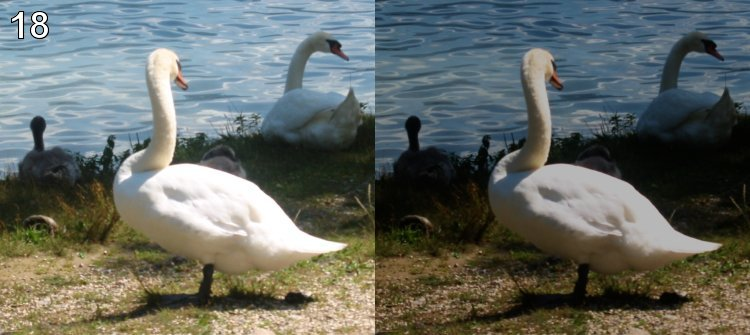
#> input picture l18/balloons.jpg, 750 x 335 px, found by its file name
$ python l18_difference.py   (Python 2 division)
#> lines starting #> are read from the running program, lines starting #| are printed output that depends on the picture
import PIL
from PIL import Image
import operator

im = Image.open("C:/balloons.jpg")
#> im is the input picture: PIL image 750x335 RGB; mean R, G, B 100.5, 105.4, 99.9
width, height = im.size
#> width = 750; height = 335

l = list(im.getdata())
#> l = 251250 items

lleft  = []
lright = []

for y in range(height):
    lleft.extend(l[y*width : y*width + width/2])
    lright.extend(l[y*width + width/2 : y*width + width])
#> after the loop, lleft = 125625 items; lright = 125625 items

imL = Image.new("RGB", (width/2, height))
#> imL: PIL image 375x335 RGB; every value is 0
imR = Image.new("RGB", (width/2, height))

imL.putdata(lleft)
imR.putdata(lright)
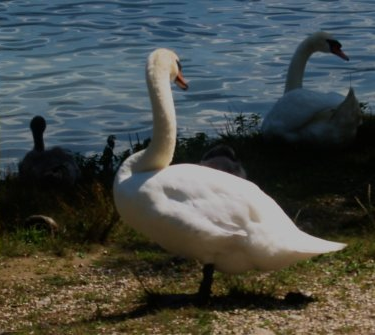
#> imR: PIL image 375x335 RGB; mean R, G, B 70.6, 75.1, 71.8

imL.save("C:/left.jpg")
imR.save("C:/right.jpg")

imLDiff = Image.new("RGB", (width/2, height))
imRDiff = Image.new("RGB", (width/2, height))
imAbsDiff = Image.new("RGB", (width/2, height))
imXor   = Image.new("RGB", (width/2, height))
imRedDiff   = Image.new("RGB", (width/2, height))
imGreenDiff = Image.new("RGB", (width/2, height))
imBlueDiff  = Image.new("RGB", (width/2, height))
imTest  = Image.new("RGB", (width/2, height))

lLDiff = [(r1-r2, g1-g2, b1-b2) for (r1,g1,b1), (r2,g2,b2) in zip(lleft, lright)]
#> lLDiff = 125625 items
lRDiff = [(r2-r1, g2-g1, b2-b1) for (r1,g1,b1), (r2,g2,b2) in zip(lleft, lright)]
#> lRDiff = 125625 items
lAbsDiff = [(abs(r1-r2), abs(g1-g2), abs(b1-b2)) for (r1,g1,b1), (r2,g2,b2) in zip(lleft, lright)]
#> lAbsDiff = 125625 items
lXor   = [(r2^r1, g2^g1, b2^b1) for (r1,g1,b1), (r2,g2,b2) in zip(lleft, lright)]
#> lXor = 125625 items
lRedDiff   = [(r1-r2, 0, 0) for (r1,g1,b1), (r2,g2,b2) in zip(lleft, lright)]
#> lRedDiff = 125625 items
lGreenDiff = [(0, g1-g2, 0) for (r1,g1,b1), (r2,g2,b2) in zip(lleft, lright)]
#> lGreenDiff = 125625 items
lBlueDiff  = [(0, 0, b1-b2) for (r1,g1,b1), (r2,g2,b2) in zip(lleft, lright)]
#> lBlueDiff = 125625 items
lTest  = [(0,0,0)] * len(lLDiff)
#> lTest = 125625 items
for i in range(len(lTest)):
    if lleft[i] != lright[i]:
        lTest[i] = lleft[i]

imLDiff.putdata(lLDiff)
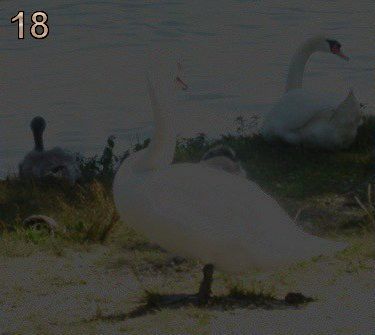
#> imLDiff: PIL image 375x335 RGB; mean R, G, B 59.8, 60.8, 56.3
imRDiff.putdata(lRDiff)
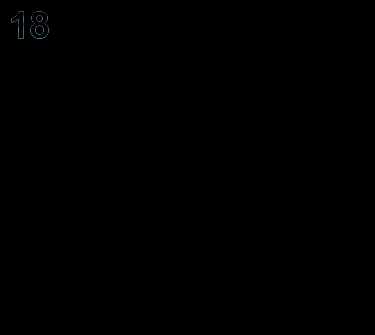
#> imRDiff: PIL image 375x335 RGB; mean R, G, B 0.1, 0.1, 0.1
imAbsDiff.putdata(lAbsDiff)
imXor.putdata(lXor)
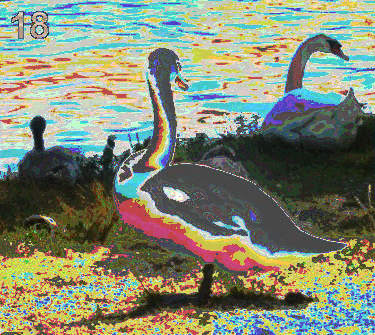
#> imXor: PIL image 375x335 RGB; mean R, G, B 130.3, 137.2, 116
imRedDiff.putdata(lRedDiff)
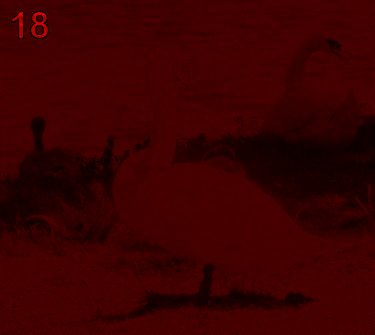
#> imRedDiff: PIL image 375x335 RGB; mean R, G, B 59.8, 0, 0
imGreenDiff.putdata(lGreenDiff)
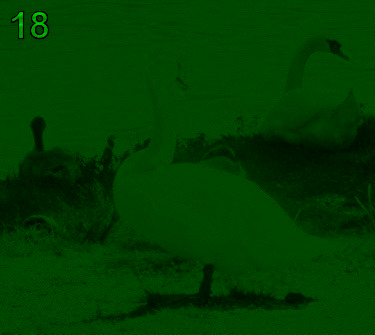
#> imGreenDiff: PIL image 375x335 RGB; mean R, G, B 0, 60.8, 0
imBlueDiff.putdata(lBlueDiff)
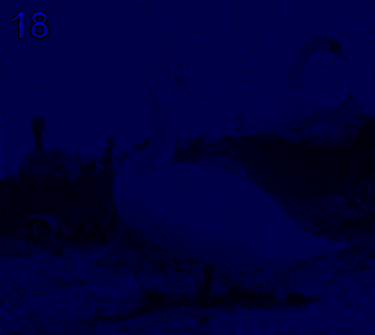
#> imBlueDiff: PIL image 375x335 RGB; mean R, G, B 0, 0, 56.3
imTest.putdata(lTest)

imLDiff.save("C:/leftdiff.jpg")
imRDiff.save("C:/rightdiff.jpg")
imAbsDiff.save("C:/absdiff.jpg")
imXor.save("C:/xor.jpg")
imRedDiff.save("C:/diffred.jpg")
imGreenDiff.save("C:/diffgreen.jpg")
imBlueDiff.save("C:/diffblue.jpg")
imTest.save("C:/testpic.jpg")
